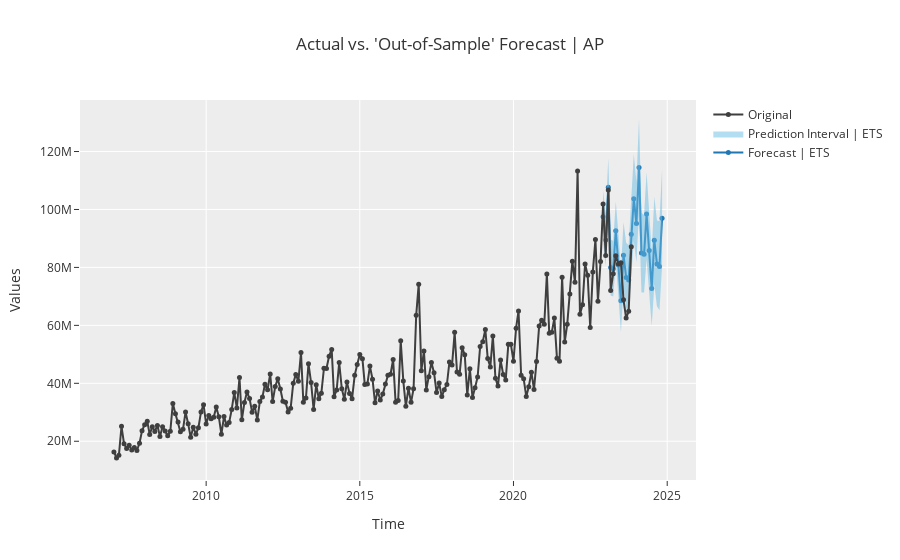

The cell this chart's notebook holds for it:
### Code cell
plot_model(best, plot='forecast', data_kwargs={'fh': 24})
